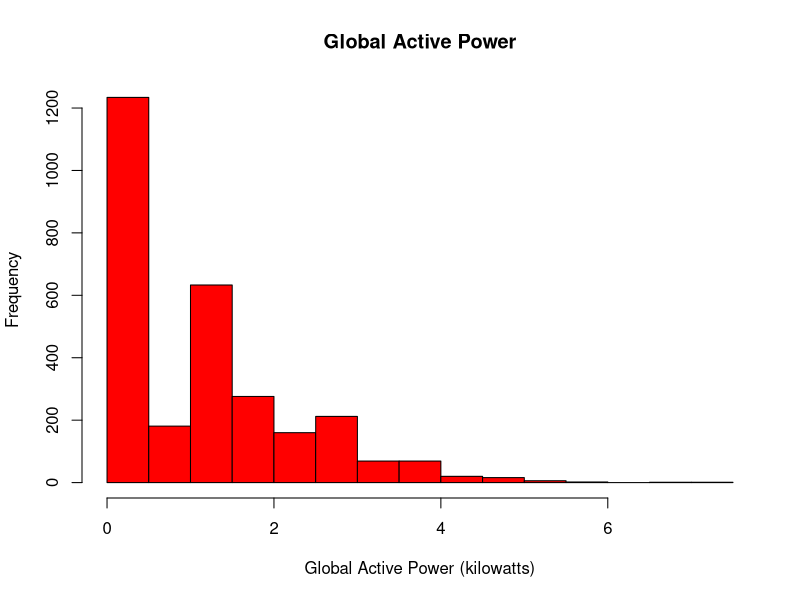
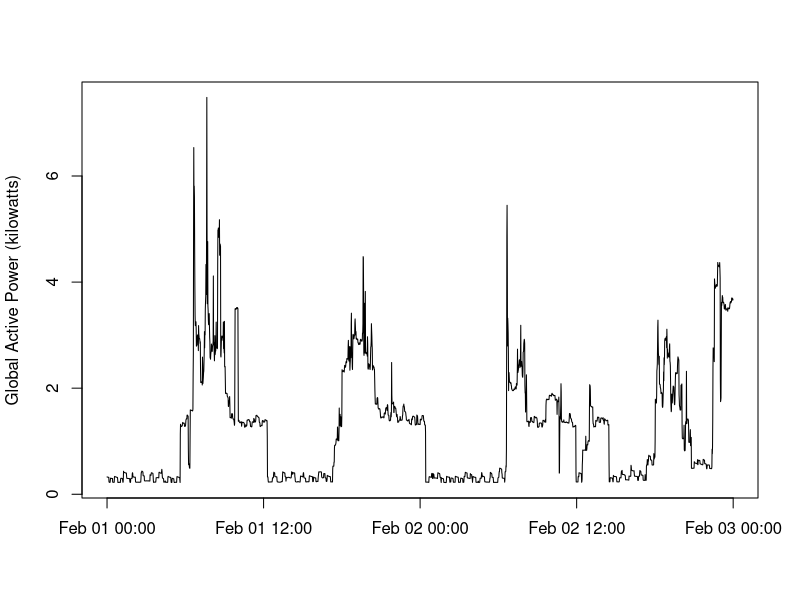
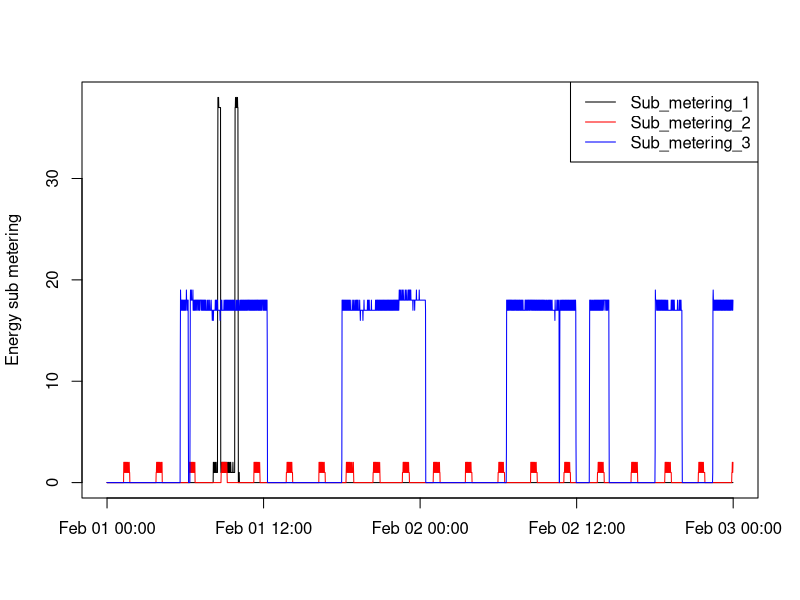
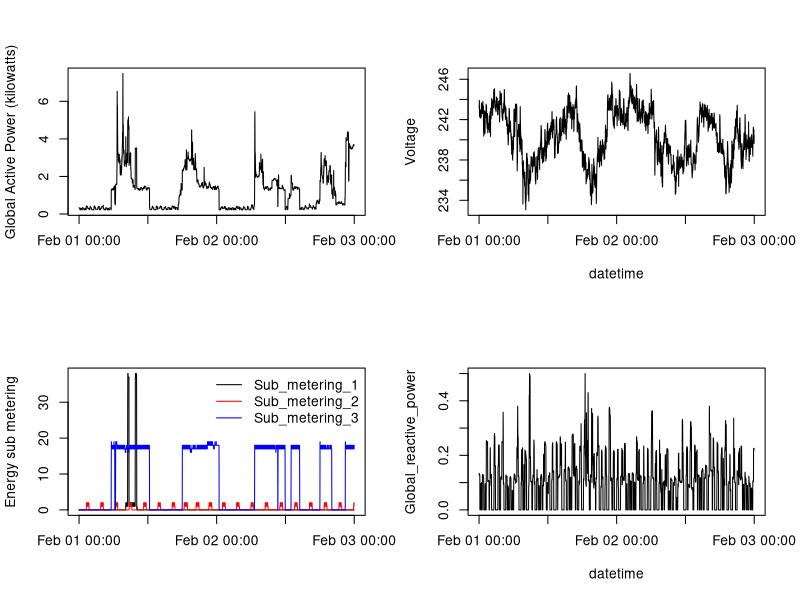

Generate these figures, in order, with R:
# Exploratory Data Analysis - Week 1

# To make sure the output is the same regardless of current locale
Sys.setlocale(locale="en_US.UTF-8")

# Read dataset and select only the relevant dates, and convert dates and times
#dataset_full <- read.csv('data/household_power_consumption.txt',sep=";",na.strings="?")
#dataset <- dataset_full[dataset_full$Date %in% c("1/2/2007", "2/2/2007"),]
#write.csv(dataset,'data/dataset_subset.csv')

dataset <- read.csv('data/dataset_subset.csv')
dataset$datetime <- paste(dataset$Date, dataset$Time)
dataset$datetime <- strptime(dataset$datetime, "%d/%m/%Y %H:%M:%S")

# Plot 1
hist(dataset$Global_active_power, 
     main="Global Active Power", 
     xlab="Global Active Power (kilowatts)", col="red")

# Plot 2
plot(dataset$datetime, dataset$Global_active_power, type="l", xlab="", ylab="Global Active Power (kilowatts)")

# Plot 3
with (dataset, {
  plot(datetime, Sub_metering_1, col="black", type="l", xlab="", ylab="Energy sub metering")
  lines(datetime, Sub_metering_2, col="red")
  lines(datetime, Sub_metering_3, col="blue")
  legend("topright", c("Sub_metering_1", "Sub_metering_2", "Sub_metering_3"), col=c("black","red","blue"),lwd=1)
})

# Plot 4
par(mfrow=c(2,2))
with (dataset, {
  plot(datetime, Global_active_power, type="l", xlab="", ylab="Global Active Power (kilowatts)")
  plot(datetime, Voltage, type="l")
  plot(datetime, Sub_metering_1, col="black", type="l", xlab="", ylab="Energy sub metering")
  lines(datetime, Sub_metering_2, col="red")
  lines(datetime, Sub_metering_3, col="blue")
  legend("topright", c("Sub_metering_1", "Sub_metering_2", "Sub_metering_3"), col=c("black","red","blue"),lwd=1,bty="n")
  plot(datetime, Global_reactive_power, type="l")
})
par(mfrow=c(1,1))



